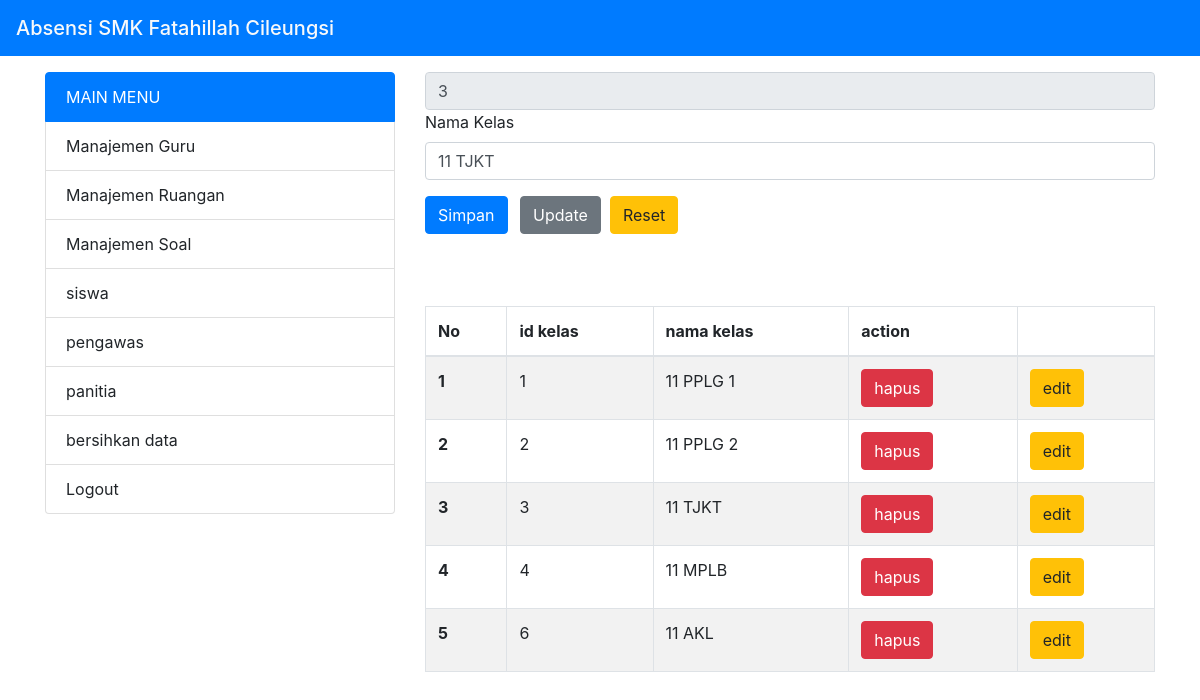
The page /modul/admin/kelas.php?edit=3 on the database its author committed.
### tables this page shows
CREATE TABLE `tbl_kelas` (
  `id_kelas` int(11) NOT NULL,
  `nama_kelas` varchar(11) NOT NULL
);

### modul/admin/kelas.php (the view, shortened to what this page needs)
<?php
    include '../../config/koneksi.php';
        $nama_kelas = null;
        $id_update = null;
    if (isset($_GET['edit'])){
      $id_kelas= $_GET['edit'];
      $qedit="SELECT * FROM `tbl_kelas` WHERE id_kelas = $id_kelas";
      $query_edit = mysqli_query($conn, $qedit);
      foreach($query_edit as $key => $data){$nama_kelas = $data['nama_kelas'];$id_update = $data['id_kelas'];}
    }
?>
<!doctype html>
<html lang="en">
  <head>
    <?php include('../../config/header.php') ?>
  </head>
  <body>
    <?php include 'menu.php'; ?>
    <div class="col-md-8">
    <div class="row justify-content-center">
        <div class="col-md-12">
          <form action="" method="post">
            <div class="form-group">
            <?php if($id_update != null) echo '<input type="text" class="form-control" value ='.$id_update.' name="id_update" readonly>'  ?>
              <label for="kodeGuru">Nama Kelas</label>
              <input class="form-control" type="text" value="<?php if($nama_kelas != null) {echo $nama_kelas; }  else { echo null; }   ?>" name="nama_kelas" class="form-control" id="kodeGuru" placeholder="Masukkan Nama Kelas">
            </div>
            <button type="submit" name="simpan"class="btn btn-primary">Simpan</button>
            <button type="submit" name="update" class="btn btn-secondary ml-2">Update</button>&nbsp;
            <a href="kelas.php" class="btn btn-warning"> Reset</a>
          </form>
        </div>
      </div><br><br><br>
    <div id="tab">
      <table class="table table-striped table-bordered table-hover" style="width:100%">
          <thead>
              <?php
              $query_kelas = mysqli_query($conn, "SELECT * FROM tbl_kelas");
              $no = 1;
              ?>
              <tr>
                <th>No</th>
                <th>id kelas</th>
                <th>nama kelas</th>
                <th>action</th>
                <th></th>
              </tr>
          </thead>
          <tbody>
                <?php while($data_kelas = mysqli_fetch_array($query_kelas)) {?>
                  <tr>
                    <th><?= $no++ ?></th>
                    <td><?= $data_kelas['id_kelas'] ?></td>
                    <td><?= $data_kelas['nama_kelas'] ?></td>
                    <td><a href="?id=<?= $data_kelas[0] ?>"><button class="btn btn-danger">hapus</button></a></td>
                    <td><a href="?edit=<?= $data_kelas[0] ?>"><button class="btn btn-warning">edit</button></a></td>
                  </tr>
                <?php } ?>
          </tbody>
      </table>
    </div>
    </div>
    </div>
    </div>
  </body>
</html>

### rows shown on the page
tbl_kelas: id_update "3", nama_kelas "11 TJKT", id_kelas "3"
tbl_kelas: id_kelas "1", nama_kelas "11 PPLG 1"
tbl_kelas: id_kelas "2", nama_kelas "11 PPLG 2"
tbl_kelas: id_kelas "4", nama_kelas "11 MPLB"
tbl_kelas: id_kelas "6", nama_kelas "11 AKL"
